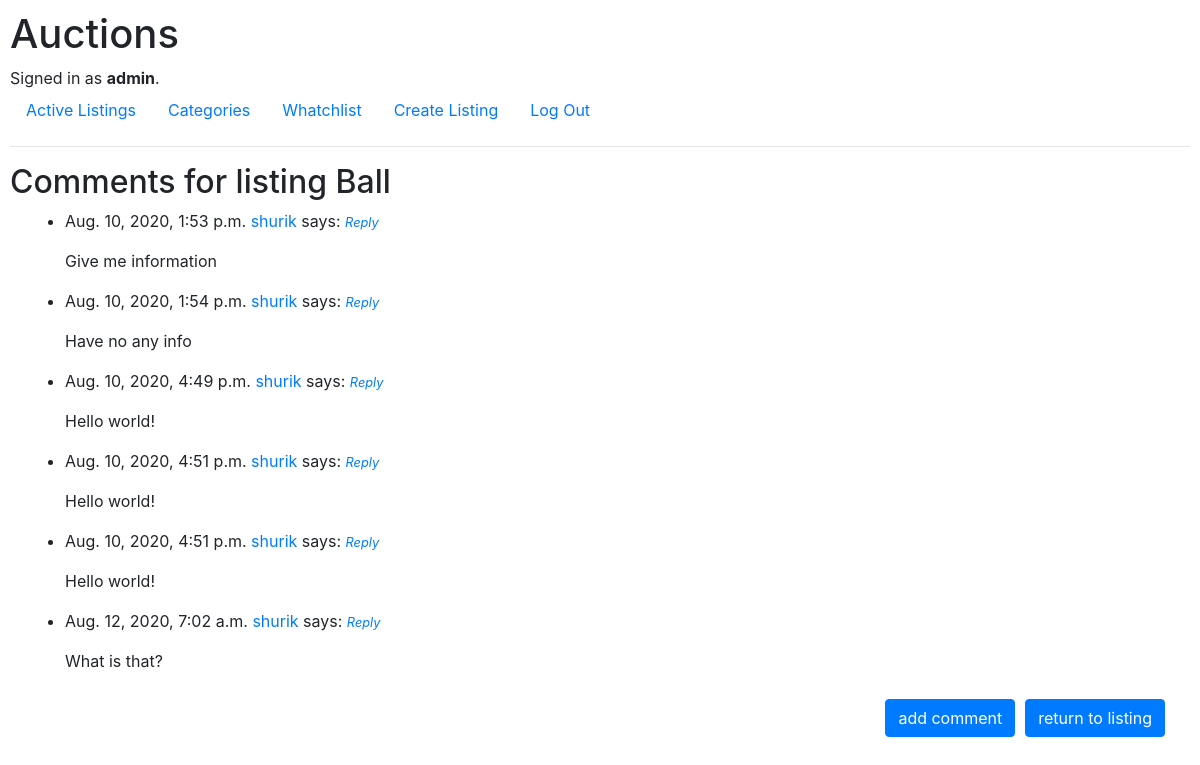
The page /auctions/Ball/comments/ (signed in) on the database its author committed.
### auctions/models.py (models this page shows, shortened)
class User(AbstractUser):
	pass

class AuctionComments(models.Model):
	listing_name = models.ForeignKey(AuctionListings, on_delete=models.CASCADE, to_field='name')
	comment_text = models.TextField()
	user = models.CharField(max_length = 20)
	date = models.DateTimeField('date comment')

### auctions/views.py (the view)
# urls.py: path("auctions/<str:listing_name>/comments/", views.show_comments, name="comments"),
@login_required
def show_comments(request, listing_name):
    if request.method == "POST":
        comment_text = request.POST["addcomment"]
        user = request.user
        date = timezone.now()
        listing = AuctionListings.objects.get(name=listing_name)
        listing.auctioncomments_set.create(comment_text=comment_text,user=user,date=date)
    listing = AuctionListings.objects.get(name=listing_name)
    comments = listing.auctioncomments_set.all()
    context = {
        'comments': comments,
        'listing': listing_name
    }
    return render(request, "auctions/comments.html", context)

### auctions/login_required.py (called while the page is built)
def login_required(function):
    @wraps(function)
    def decorated_function(*args, **kwargs):
        if not args[0].user.is_authenticated:
            return render(args[0], "auctions/login.html" ,
                {"message": "To use this method you must be logged in."})
        return function(*args, **kwargs)
    return decorated_function

### auctions/templates/auctions/comments.html (shortened to what this page needs)
{% extends "auctions/layout.html" %}
{% block body %}
    <h2>Comments for listing {{ listing }}</h2>
    {% if comments %}
    <div class="col-12">
	    <ul>
	    {% for comment in comments %}
	    	<li class="clearfix">
				<div class="post-comments">
			    	<p class="meta"> {{ comment.date }} <a href="#">{{ comment.user }}</a> says: <i class="pull-right"><a href="#"><small>Reply</small></a></i></p>
			      	<p>{{ comment.comment_text }}</p>
			  	</div>
			</li>
	    {% endfor %}
	    </ul>
	    <form action="{% url 'auctions:comment' listing %}">{% csrf_token %}
	    	<button type="submit" class="btn btn-primary float-right" formaction="{% url 'auctions:listing' listing %}"> return to listing </button>
	    	<button type="submit" class="btn btn-primary float-right"> add comment </button>
	    </form>
	</div>
	{% endif %}
{% endblock %}

### auctions/templates/auctions/layout.html (shortened to what this page needs)
{% load static %}
<!DOCTYPE html>
<html lang="en">
    <head>
        <link rel="stylesheet" href="https://stackpath.bootstrapcdn.com/bootstrap/4.4.1/css/bootstrap.min.css">
        <link href="{% static 'auctions/styles.css' %}" rel="stylesheet">
    </head>
    <body>
        <h1>Auctions</h1>
        <div>
            {% if user.is_authenticated %}
                Signed in as <strong>{{ user.username }}</strong>.
            {% else %}
                Not signed in.
            {% endif %}
        </div>
        <ul class="nav">
            <li class="nav-item">
                <a class="nav-link" href="{% url 'auctions:index' %}">Active Listings</a>
            </li>
            <li class="nav-item">
                <a class="nav-link" href="{% url 'auctions:categories' %}">Categories</a>
            </li>
            {% if user.is_authenticated %}
                <li class="nav-item d-flex">
                    <a class="nav-link" href="{% url 'auctions:watchlist' %}">Whatchlist</a>
                </li>
                <li class="nav-item">
                    <a class="nav-link" href="{% url 'auctions:create' %}">Create Listing</a>
                </li>
                <li class="nav-item">
                    <a class="nav-link" href="{% url 'auctions:logout' %}">Log Out</a>
                </li>
            {% endif %}
        </ul>
        <hr>
        {% block body %}
        {% endblock %}
    </body>
</html>

### auctions/static/auctions/styles.css (style rules this page uses)
body { padding: 10px; }
button { margin-top: 10px; margin-right: 10px; }

### rows shown on the page
User: username "admin"
AuctionComments: date "Aug. 10, 2020, 1:53 p.m.", user "shurik", comment_text "Give me information"
AuctionComments: date "Aug. 10, 2020, 1:54 p.m.", user "shurik", comment_text "Have no any info"
AuctionComments: date "Aug. 10, 2020, 4:49 p.m.", user "shurik", comment_text "Hello world!"
AuctionComments: date "Aug. 10, 2020, 4:51 p.m.", user "shurik", comment_text "Hello world!"
AuctionComments: date "Aug. 10, 2020, 4:51 p.m.", user "shurik", comment_text "Hello world!"
AuctionComments: date "Aug. 12, 2020, 7:02 a.m.", user "shurik", comment_text "What is that?"

### other values the page prints
{{ listing }} "Ball"
